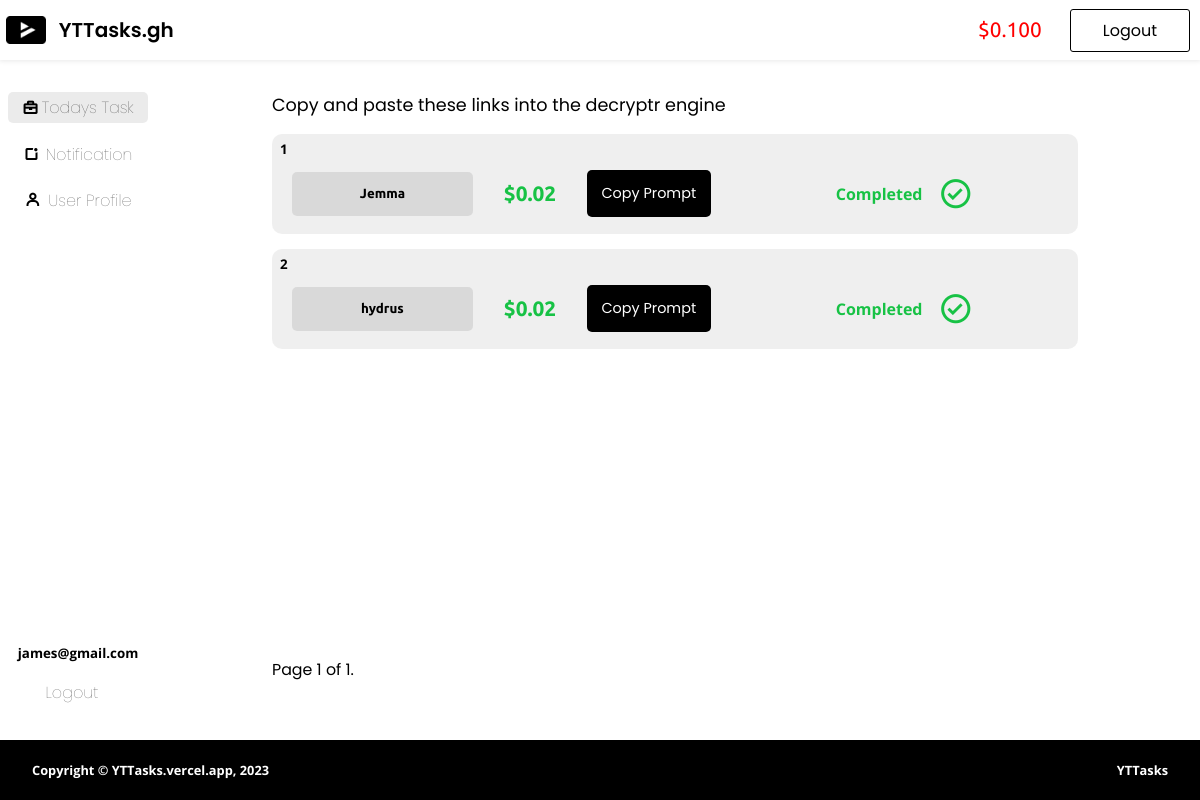
Page /dashboard/dashboard/ (signed in) on the committed database.
### accounts/models.py (models this page shows, shortened)
class YTTasker_payout(models.Model):
    tasker = models.ForeignKey(User, on_delete=models.CASCADE)
    payout = models.FloatField()

class User(AbstractBaseUser, PermissionsMixin):
    username = None
    email = models.EmailField('Email', unique=True)
    last_login = models.DateTimeField(verbose_name='last login', auto_now=True)
    is_active = models.BooleanField(default=True)  # Add the is_active field
    is_staff = models.BooleanField(default=False)
    USERNAME_FIELD = 'email'
    REQUIRED_FIELDS = []  # Add any required fields here (e.g., first_name, last_name)
    objects = UserManager()

### dashboard/models.py (models this page shows, shortened)
class Task(models.Model):
    prompt = models.CharField(max_length=500)
    point = models.FloatField(default=0.02)
    secret_code = models.CharField(max_length=50)

class YTTasker_task(models.Model):
    tasker = models.ForeignKey(User, on_delete=models.CASCADE)
    task = models.ForeignKey(Task, on_delete=models.CASCADE)
    completed = models.BooleanField(default=False)

### dashboard/views.py (the view)
# urls.py: path("dashboard/", include("dashboard.urls")),
@login_required(login_url="accounts:login_yttasker")
def dashboard(request):
    yttasker_tasks = YTTasker_task.objects.filter(tasker=request.user)
    task_points = yttasker_tasks.filter(completed=True).values_list('task__point', flat=True)
    point_sum = sum(point for point in task_points if point is not None)
    yttasker_payout = YTTasker_payout.objects.filter(tasker__email=request.user).exists()
    if yttasker_payout is False:
        YTTasker_payout.objects.create(tasker=request.user, payout=point_sum)
    else:
        yttasker_payout_old = YTTasker_payout.objects.get(tasker=request.user)
        point_sum = yttasker_payout_old.payout + point_sum
        yttasker_payout_old.payout = point_sum
    paginator = Paginator(tasks, 10)  # Show 10 tasks per page
    page_number = request.GET.get('page')
    page_obj = paginator.get_page(page_number)
    return render(request, "dashboard/dashboard.html", {
        "page_obj": page_obj,
        "yttasker_tasks": yttasker_tasks,
        "point_sum": YTTasker_payout.objects.get(tasker__email=request.user).payout
    })

### dashboard/templates/dashboard/dashboard.html (shortened to what this page needs)
{% extends "dashboard/base.html" %}
{% load static %}
{% block custom-css %}
<link rel="stylesheet" href="{% static 'dashboard/dashboard.css' %}">
{% endblock custom-css %}
{% block payout %}
<div class="payout">
    <small><span>${{point_sum |floatformat:"3"}}</span></small>
</div>
{% endblock payout %}
{% block content %}
<div class="main">
    <div class="sidemenu">
        <li class="active"><a href="#"><i class="bx bx-briefcase"></i>Todays Task</a></li>
        <li><a href="{% url 'dashboard:notification' %}"><i class="bx bx-notification"></i>Notification</a></li>
        <li><a href="{% url 'dashboard:user_profile' %}"><i class="bx bx-user"></i>User Profile</a></li>
        <div class="extra-menu">
            <small><b>{{request.user.email}}</b></small>
            <li><a href="{% url 'accounts:logout_yttasker' %}">Logout</a></li>
        </div>
    </div>
    <div class="main-content">
        <span>Copy and paste these links into the decryptr engine</span>
        <div class="card-container">
            {% for task in page_obj  %}
            <div class="card">
                <div class="card-num">
                    <small>{{forloop.counter}}</small>
                </div>
                <div class="card-content">
                    <div class="first">
                        <input type="text" value="{{task.prompt}}" id="prompt_{{forloop.counter}}" placeholder="{{task.prompt}}">
                        <div class="points">
                            <b>${{task.point}}</b>
                        </div>
                        <button href="{{task.link}}" class="btn prompt-btn" onclick="copyPrompt('prompt_{{forloop.counter}}'); return false;">Copy Prompt</button>
                    </div>
                    <div class="action">
                        {% for yttasker_task in yttasker_tasks %}
                                {% if yttasker_task.completed is True and task.prompt == yttasker_task.task.prompt %}
                                <div class="completed">
                                    <small>Completed</small>
                                    <i class="bx bx-check-circle"></i>
                                </div>
                                {% endif %}
                        {% endfor %}
                    </div>
                </div>
            </div>
            {% endfor %}
        </div>
        <div class="pagination">
            <span class="step-links">
                <span class="current">
                    Page {{ page_obj.number }} of {{ page_obj.paginator.num_pages }}.
                </span>
            </span>
        </div>
    </div>
</div>
{% endblock content %}

### dashboard/static/dashboard/style.css (style rules this page uses)
body { width: 100%; height: 100vh; box-sizing: border-box; padding: 0; margin: 0; }
.payout { padding: 1rem .5rem; font-size: 1rem; font-family: "Ubuntu"; }
.payout span { color: red; font-size: 1.3rem; }

### dashboard/static/dashboard/base.css (style rules this page uses)
.sidemenu { width: 13%; height: 100%; display: flex; flex-direction: column; align-items: center; gap: 15px; padding: 2rem 0; box-sizing: border-box; }
.sidemenu li { list-style: none; display: flex; width: 90%; padding: 0.2rem 0.8rem; align-items: center; box-sizing: border-box; }
.sidemenu li.active { background: rgba(211, 211, 211, 0.4588235294); border-radius: 5px; }
.sidemenu li a { width: 100%; display: flex; align-items: center; justify-content: space-around; text-decoration: none; color: rgba(0, 0, 0, 0.692); font-family: "Poppins"; font-weight: lighter; }
.sidemenu li a i.bx { color: black; font-weight: bold; }
.sidemenu .extra-menu { display: flex; flex-direction: column; height: 100%; justify-content: flex-end; font-family: "Open Sans"; box-sizing: border-box; gap: 15px; }

### dashboard/static/dashboard/dashboard.css (style rules this page uses)
.main { width: 100%; height: calc(100% - 120px); box-sizing: border-box; display: flex; justify-content: space-between; }
.main .main-content { width: 80%; height: 100%; padding: 2rem; gap: 15px; box-sizing: border-box; }
.main .main-content span { font-weight: normal; font-size: 1.1em; font-family: "Poppins"; }
.main .main-content .card-container { width: 90%; height: 85%; box-sizing: border-box; display: flex; flex-direction: column; overflow-y: scroll; gap: 15px; padding: 1rem 0rem; }
.main .main-content .card-container .card { width: 100%; border-radius: 10px; display: flex; height: 100px; background-color: rgba(211, 211, 211, 0.3647058824); box-sizing: border-box; position: relative; transition: all 4s ease; flex-direction: column; font-family: "Open Sans"; }
.main .main-content .card-container .card .card-num { width: 100%; box-sizing: border-box; padding: .2rem .5rem; font-weight: bold; }
.main .main-content .card-container .card .card-content { width: 100%; box-sizing: border-box; display: flex; flex-direction: row; }
.main .main-content .card-container .card .card-content .first { width: 60%; display: flex; padding: .5rem; align-items: center; justify-content: space-around; }
.main .main-content .card-container .card .card-content .first .points { width: 15%; display: flex; justify-content: center; font-size: 1.3em; font-weight: bolder; font-family: "Ubuntu"; color: #17C245; align-items: center; }
.main .main-content .card-container .card .card-content .first input { width: 40%; border: none; border-radius: 5px; background-color: #d3d3d3bb; height: 90%; text-align: center; font-weight: bold; font-family: "Ubuntu"; }
.main .main-content .card-container .card .card-content .action { width: 45%; display: flex; align-items: center; justify-content: space-around; padding: 0 .5rem; }
.main .main-content .card-container .card .card-content .btn { text-decoration: none; padding: 0.8rem 0.9rem; background-color: black; color: white; font-family: "Poppins"; border-radius: 5px; display: flex; font-size: 0.9em; align-items: center; white-space: nowrap; border: none; cursor: pointer; width: fit-content; justify-content: space-around; }
.main .main-content .card-container .card .card-content .action .completed { width: 50%; height: 100%; display: flex; flex-direction: row; box-sizing: border-box; align-items: center; justify-content: space-around; padding: .4rem; }
.main .main-content .card-container .card .card-content .action .completed i.bx { color: #17C245; font-size: 35px; }
.main .main-content .card-container .card .card-content .action .completed small { font-weight: bolder; font-family: "Open Sans"; font-size: 1em; color: #17C245; }
.main .main-content .pagination { box-sizing: border-box; width: 90%; height: 9%; display: flex; align-items: center; }
.main .main-content .pagination .current { font-size: .9em; }

### rows in the picture
YTTasker_payout: payout "0.100"
User: user.email "james@gmail.com"
Task: prompt "Jemma", point "0.02"
YTTasker_task: completed "Completed"
Task: prompt "hydrus", point "0.02"
YTTasker_task: completed "Completed"

### other values in the picture
{{ page_obj.number }} "1"
{{ page_obj.paginator.num_pages }} "1"
